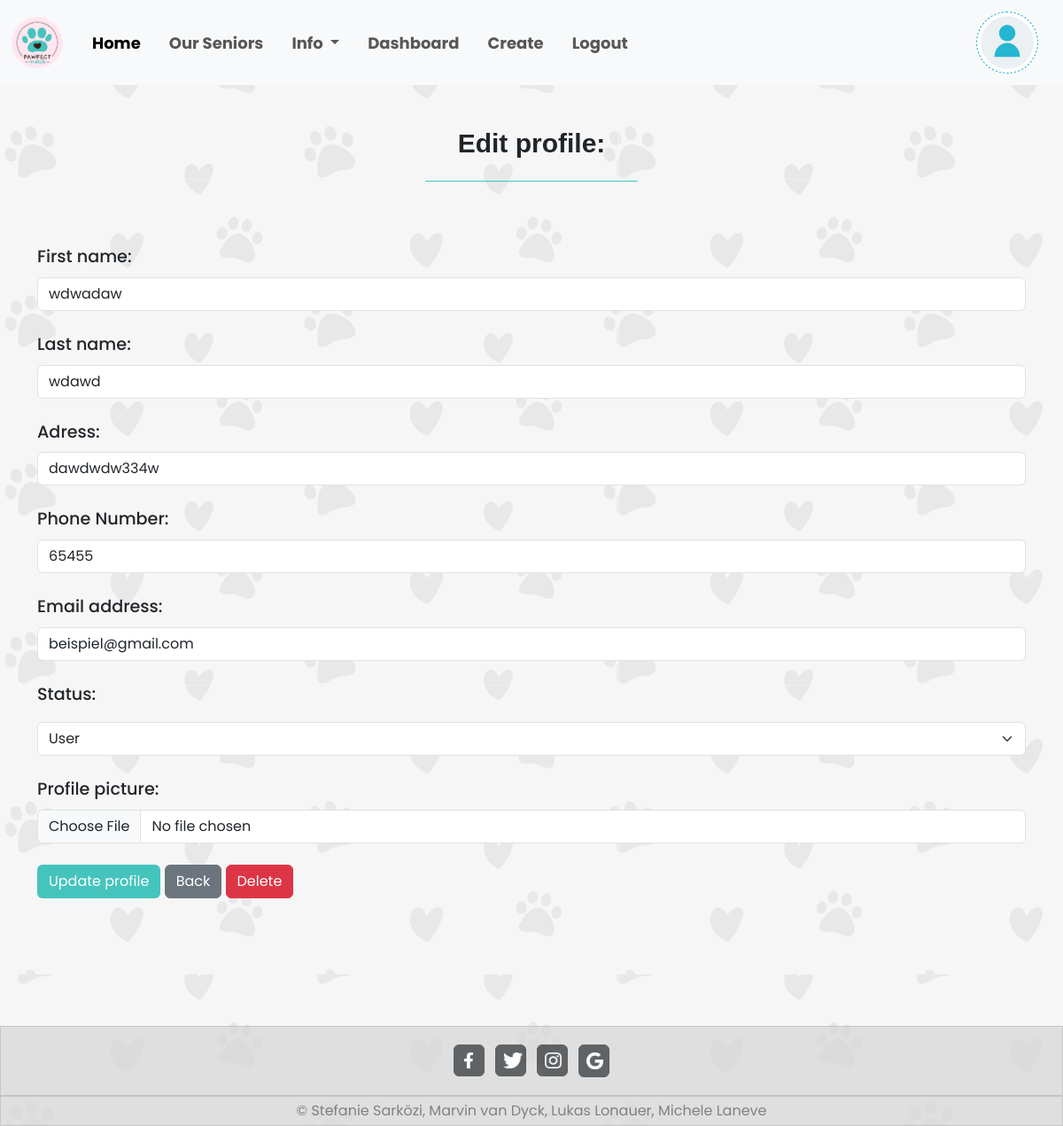
/php/update.php?id=2 (signed in), run on the app's committed database.
### tables this page shows
CREATE TABLE `users` (
  `id` int(11) NOT NULL,
  `first_name` varchar(40) NOT NULL,
  `last_name` varchar(40) NOT NULL,
  `password` varchar(255) NOT NULL,
  `address` varchar(80) NOT NULL,
  `phone` int(15) NOT NULL,
  `email` varchar(50) NOT NULL,
  `picture` varchar(100) DEFAULT NULL,
  `status` varchar(10) NOT NULL DEFAULT 'user'
);

### php/update.php (the view, shortened to what this page needs)
<?php
   require_once "footer.php";
   require_once "navbar.php";
   require_once "db_connect.php";
   $id = $_GET["id"];
   $sql = "SELECT * FROM users WHERE id = $id";
   $result = mysqli_query($connect, $sql);
   $row = mysqli_fetch_assoc($result);
   $backBtn = "home.php";
   $status="";
   if(isset($_SESSION["adm"])){
        $status="
        <div class='mb-4'>
            <label for='status' class='form-label'>Status:</label>
                <select id='status' class='form-select mt-2' name='status'>
                    <option value='user'>User</option>
                    <option value='shelter'>Shelter</option>
                    <option value='adm'>Admin</option>
                </select>
        </div>";
   }
?>
<!doctype html>
<html lang="en">
    <head>
        <link href="https://cdn.jsdelivr.net/npm/bootstrap@5.3.0/dist/css/bootstrap.min.css" rel="stylesheet">
    </head>
    <body>
        <?= $nav ?>
        <div class="container mt-5 mb-5">
            <div class="text-center mb-5">
                <h1  id="welcome">Edit profile: </h1>
                <hr class="MLLine" style="width:20vw;">
            </div>
            <form method="post" autocomplete="off" enctype="multipart/form-data">
                <div class="mb-4 mt-5" >
                    <label for="first_name" class="form-label"> First name:</label>
                    <input type="text" class="form-control" id="first_name" name="first_name" placeholder="First name" value="<?= $row["first_name"] ?>">
                </div>
                <div class="mb-4">
                    <label for="last_name" class="form-label">Last name:</label>
                    <input type="text" class="form-control"   id="last_name" name="last_name" placeholder="Last name" value="<?= $row["last_name"] ?> ">
                </div>
                <div class="mb-4">
                    <label for="address" class="form-label">Adress:</label>
                    <input type="text" class="form-control" id="address" name="address" value="<?= $row["address"] ?>">
                </div>
                <div class="mb-4">
                    <label for="phone" class="form-label">Phone Number:</label>
                    <input type="text" class="form-control" id="phone" name="phone" value="<?= $row["phone"] ?>">
                </div>
                <div class="mb-4">
                    <label for="email" class="form-label">Email address:</label>
                    <input type="email" class="form-control" id="email" name="email" placeholder="Email address" value="<?= $row["email"] ?> ">
                </div>
                <?= $status ?>
                <div class="mb-4">
                    <label for="picture" class="form-label">Profile picture:</label>
                    <input type="file" class="form-control" id="picture" name="picture">
                </div>
                <button name="update" type="submit" class="btn text-white mb-5" id="upBtn" >Update profile</button>
                <a href="<?= $backBtn ?>" class="btn btn-secondary mb-5">Back</a>
                <a href='user_delete.php?x=<?= $id ?>' class='btn btn-danger mb-5'>Delete</a>
            </form>
        </div>
        <?= $footer ?>
    </body>
</html>

### php/navbar.php (shortened to what this page needs)
<?php
    require_once "db_connect.php";
    $dashboard="";
    $log="
        <li class='nav-item'>
            <a class='nav-link' href='logout.php?logout'>Logout</a >
        </li>";
    if(!isset($_SESSION["user"]) && !isset($_SESSION["adm"])&& !isset($_SESSION["shelter"])){
        $userAcc = "
        <a class='navbar-brand' href='login.php'>
        <span class='text-black-50 fs-6'>Login</span>
        </a>";
        $log="";
    }
    else{
        if(isset($_SESSION["shelter"])){
            $sqlNav = "SELECT * FROM users WHERE id = {$_SESSION["shelter"]}";
            $dashboard="
                <li class='nav-item me-3'>
                    <a class='nav-link' aria-current='page' href='agency.php'>Dashboard</a>
                </li>
                <li class='nav-item me-3'>
                    <a class='nav-link' aria-current='page' href='agencyNotifications.php'>Requests</a>
                </li>
                <li class='nav-item me-3'>
                    <a class='nav-link' aria-current='page' href='create.php'>Create</a>
                </li>";
        }
        if(isset($_SESSION["user"])){
            $sqlNav = "SELECT * FROM users WHERE id = {$_SESSION["user"]}";
        }
        if(isset($_SESSION["adm"])){
            $sqlNav = "SELECT * FROM users WHERE id = {$_SESSION["adm"]}";
            $dashboard="
                <li class='nav-item me-3'>
                    <a class='nav-link' aria-current='page' href='dashboard.php'>Dashboard</a>
                </li>
                <li class='nav-item me-3'>
                    <a class='nav-link' aria-current='page' href='create.php'>Create</a>
                </li>";
        }
        $resultNav = mysqli_query($connect, $sqlNav);
        $rowNav = mysqli_fetch_assoc($resultNav);
        $userAcc = "
        <a class='navbar-brand' href='update.php?id={$rowNav["id"]}'>
            <img src='../images/{$rowNav["picture"]}' class='object-fit-contain' alt='user pic' width='70' height='70'>
        </a>";
    }
    $nav="
    <nav class='navbar navbar-expand-lg bg-body-tertiary' >
    <div class='container-fluid'>
        <a class='navbar-brand' href='home.php'>
            <img src='../images/logo.png' alt='logo' style='width: 5vw;'>
        </a>
        <ul class='navbar-nav me-auto mb-2 mb-lg-0 navText' >
            <li class='nav-item ms-2 me-3'>
                <a class='nav-link active' aria-current='page' href='home.php'>Home</a>
            </li>
            <!-- <li class='nav-item'>
                <a class='nav-link' href='home.php'>Pets</a>
            </li>-->
            <li class='nav-item  me-3'>
                <a class='nav-link' href='senior.php'>Our Seniors</a>
            </li>
            <li class='nav-item dropdown me-3'>
                <a class='nav-link dropdown-toggle' href='#' role='button' data-bs-toggle='dropdown' aria-expanded='false'>
                    Info
                </a>
                <ul class='dropdown-menu'>
                    <li><a class='dropdown-item' href='resourceLibrary.php'>Resource Library</a></li>
                    <li><a class='dropdown-item' href='faq.php'>FAQ</a></li>
                    <li><a class='dropdown-item' href='about.php'>About us</a></li>
                </ul>
            </li>
            {$dashboard}
            {$log}
        </ul>
        {$userAcc}
    </div>
    </nav>"
?>

### css/update.css (style rules this page uses)
#upBtn { background-color: #44c4bd; }
label { font-weight:500; font-size: larger; }

### css/home.css (style rules this page uses)
* { font-family: 'Poppins', sans-serif; }
body { min-height: 100vh; background-image:url(../images/bg.png); background-size:auto; }
.navbar { font-size: 1.5vw; }
.navText { font-weight: 700; font-style: normal; }
#welcome { font-family: "marvin-round", sans-serif; font-weight: 600; font-style: normal; font-size: 2.5vw; }
.MLLine { display: inline-flex; justify-self: center; align-self: center; color: #44c4bd; opacity: 100%; }
#upBtn { background-color: #44c4bd; }
body { display: flex; flex-direction: column; min-height: 100vh; margin: 0; }

### data on the page
users: picture (placeholder picture), first_name "wdwadaw", last_name "wdawd", address "dawdwdw334w", phone "65455", email "beispiel@gmail.com"
